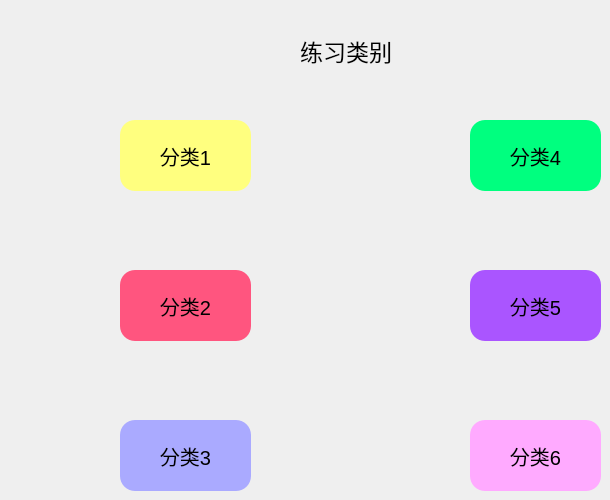
     <widget class="QWidget" name="page_10">
      <widget class="QPushButton" name="ex_class5_3">
       <property name="geometry">
        <rect>
         <x>470</x>
         <y>270</y>
         <width>131</width>
         <height>71</height>
        </rect>
       </property>
       <property name="font">
        <font>
         <pointsize>15</pointsize>
        </font>
       </property>
       <property name="styleSheet">
        <string notr="true">

QPushButton{
	background-color:rgb(170, 85, 255);
	border-radius:15px

}
QPushButton:pressed{
	padding-left:5px;
	padding-top:5px;
}</string>
       </property>
       <property name="text">
        <string>分类5</string>
       </property>
      </widget>
      <widget class="QPushButton" name="ex_class3_3">
       <property name="geometry">
        <rect>
         <x>120</x>
         <y>420</y>
         <width>131</width>
         <height>71</height>
        </rect>
       </property>
       <property name="font">
        <font>
         <pointsize>15</pointsize>
        </font>
       </property>
       <property name="styleSheet">
        <string notr="true">


QPushButton{
	background-color: rgb(170, 170, 255);
	border-radius:15px

}
QPushButton:pressed{
	padding-left:5px;
	padding-top:5px;
}</string>
       </property>
       <property name="text">
        <string>分类3</string>
       </property>
      </widget>
      <widget class="QPushButton" name="ex_class2_3">
       <property name="geometry">
        <rect>
         <x>120</x>
         <y>270</y>
         <width>131</width>
         <height>71</height>
        </rect>
       </property>
       <property name="font">
        <font>
         <pointsize>15</pointsize>
        </font>
       </property>
       <property name="autoFillBackground">
        <bool>false</bool>
       </property>
       <property name="styleSheet">
        <string notr="true">QPushButton{
	background-color: rgb(255, 85, 127);
	border-radius:15px

}
QPushButton:pressed{
	padding-left:5px;
	padding-top:5px;
}</string>
       </property>
       <property name="text">
        <string>分类2</string>
       </property>
      </widget>
      <widget class="QPushButton" name="ex_class6_3">
       <property name="geometry">
        <rect>
         <x>470</x>
         <y>420</y>
         <width>131</width>
         <height>71</height>
        </rect>
       </property>
       <property name="font">
        <font>
         <pointsize>15</pointsize>
        </font>
       </property>
       <property name="styleSheet">
        <string notr="true">


QPushButton{
	background-color: rgb(255, 170, 255);
	border-radius:15px

}
QPushButton:pressed{
	padding-left:5px;
	padding-top:5px;
}</string>
       </property>
       <property name="text">
        <string>分类6</string>
       </property>
      </widget>
      <widget class="QLabel" name="exercise_class_3">
       <property name="geometry">
        <rect>
         <x>300</x>
         <y>20</y>
         <width>121</width>
         <height>61</height>
        </rect>
       </property>
       <property name="font">
        <font>
         <pointsize>17</pointsize>
        </font>
       </property>
       <property name="styleSheet">
        <string notr="true"/>
       </property>
       <property name="text">
        <string>练习类别</string>
       </property>
      </widget>
      <widget class="QPushButton" name="ex_class4_3">
       <property name="geometry">
        <rect>
         <x>470</x>
         <y>120</y>
         <width>131</width>
         <height>71</height>
        </rect>
       </property>
       <property name="font">
        <font>
         <pointsize>15</pointsize>
        </font>
       </property>
       <property name="styleSheet">
        <string notr="true">
QPushButton{
	background-color: rgb(0, 255, 127);
	border-radius:15px

}
QPushButton:pressed{
	padding-left:5px;
	padding-top:5px;
}</string>
       </property>
       <property name="text">
        <string>分类4</string>
       </property>
      </widget>
      <widget class="QPushButton" name="ex_class1_3">
       <property name="geometry">
        <rect>
         <x>120</x>
         <y>120</y>
         <width>131</width>
         <height>71</height>
        </rect>
       </property>
       <property name="font">
        <font>
         <pointsize>15</pointsize>
        </font>
       </property>
       <property name="styleSheet">
        <string notr="true">
QPushButton{
	background-color: rgb(255, 255, 127);
	border-radius:15px

}
QPushButton:pressed{
	padding-left:5px;
	padding-top:5px;
}</string>
       </property>
       <property name="text">
        <string>分类1</string>
       </property>
      </widget>
     </widget>
